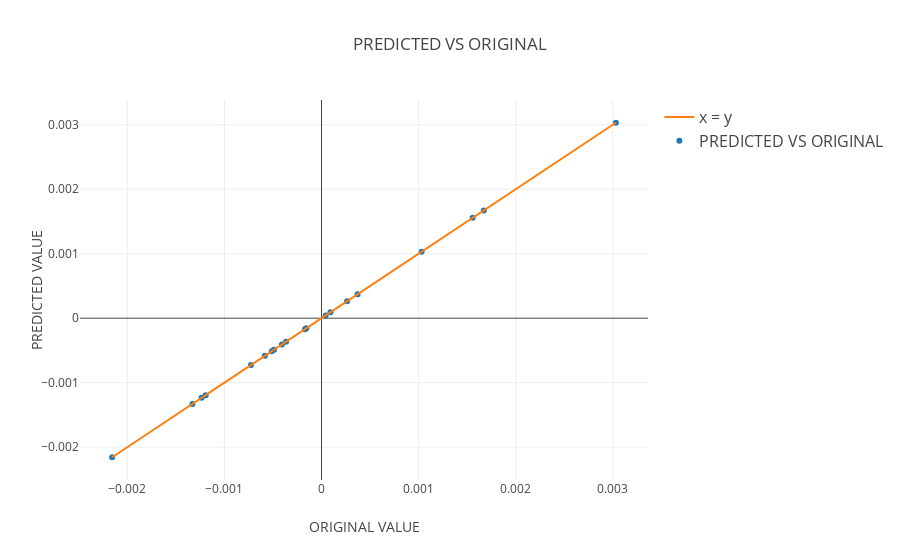

The cell this chart's notebook holds for it:
### Markdown cell above
## SCATTER PLOT FOR OLS ##

### Code cell
trace1 = go.Scatter(
    x = predict_ols,
    y = Y_test,
    mode = 'markers',
    name = 'PREDICTED VS ORIGINAL',
    line = dict(shape = 'linear')
)
trace2 = go.Scatter(
    x = Y_test,
    y = Y_test,
    mode = 'lines',
    name = 'x = y',
    line = dict(shape = 'linear')
)
data = [trace1, trace2]
layout = dict(
    title = 'PREDICTED VS ORIGINAL',
    yaxis = dict(
        title = 'PREDICTED VALUE'
    ),
    xaxis = dict(
        title = 'ORIGINAL VALUE'
    ),
    legend = dict(
        traceorder = 'reversed',
        font = dict(size = 16)
    )
)
fig = dict(data = data, layout = layout)
plot.iplot(fig, filename ='SCATTER PLOT FOR OLS')

### Figure 1 — Plotly figure (JSON) as saved in the notebook; plotly's stock layout.template omitted (floating-point values rounded to 4 significant figures)
{"data": [{"line": {"shape": "linear"}, "mode": "markers", "name": "PREDICTED VS ORIGINAL", "type": "scatter", "x": [-0.001193, -0.00133, -0.0005837, -0.000171, -0.0003653, -0.0004083, 0.0003709, -0.0005127, 9.188e-05, -0.0001563, 0.001672, -0.0007266, -0.001236, 0.001557, 0.003031, 0.001031, 0.0002635, 4.269e-05, -0.002157, -0.000489], "y": [-0.001193, -0.00133, -0.0005839, -0.0001711, -0.0003654, -0.0004083, 0.0003711, -0.0005126, 9.157e-05, -0.0001561, 0.001672, -0.0007262, -0.001235, 0.001557, 0.003031, 0.001031, 0.0002633, 4.307e-05, -0.002156, -0.0004892]}, {"line": {"shape": "linear"}, "mode": "lines", "name": "x = y", "type": "scatter", "x": [-0.001193, -0.00133, -0.0005839, -0.0001711, -0.0003654, -0.0004083, 0.0003711, -0.0005126, 9.157e-05, -0.0001561, 0.001672, -0.0007262, -0.001235, 0.001557, 0.003031, 0.001031, 0.0002633, 4.307e-05, -0.002156, -0.0004892], "y": [-0.001193, -0.00133, -0.0005839, -0.0001711, -0.0003654, -0.0004083, 0.0003711, -0.0005126, 9.157e-05, -0.0001561, 0.001672, -0.0007262, -0.001235, 0.001557, 0.003031, 0.001031, 0.0002633, 4.307e-05, -0.002156, -0.0004892]}], "layout": {"legend": {"font": {"size": 16}, "traceorder": "reversed"}, "title": "PREDICTED VS ORIGINAL", "xaxis": {"title": "ORIGINAL VALUE"}, "yaxis": {"title": "PREDICTED VALUE"}}}
